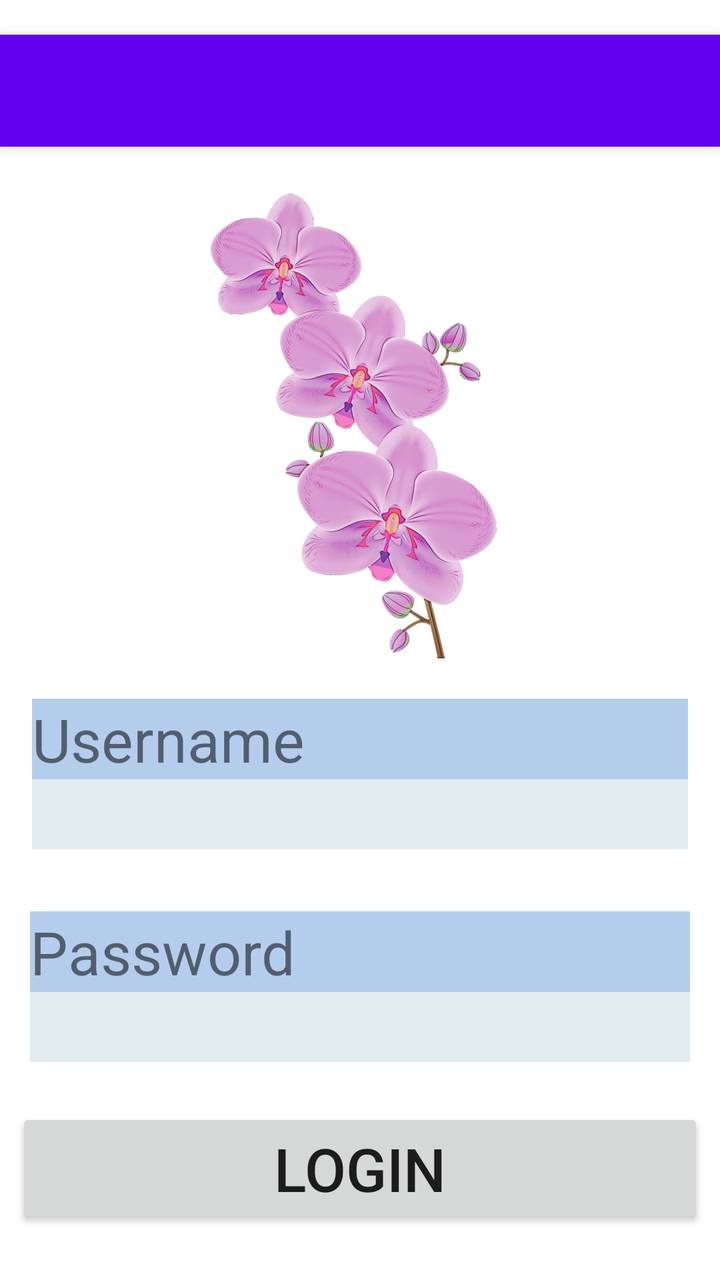
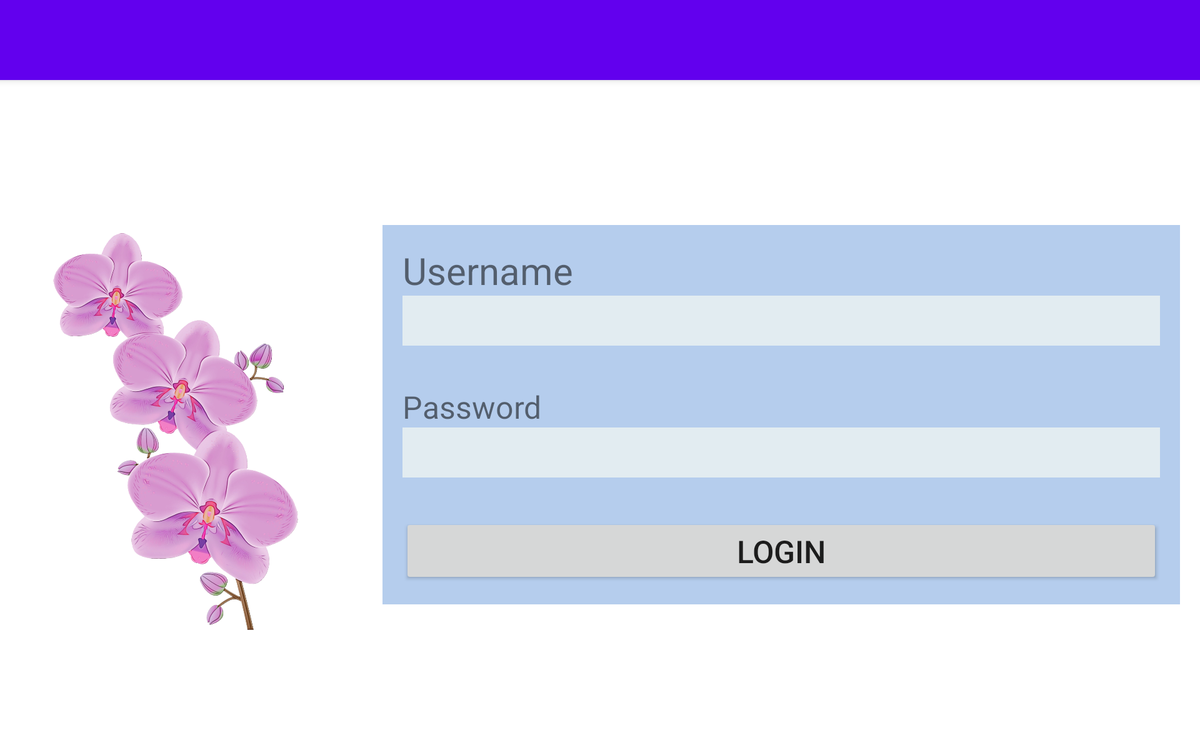

One screen, two layout resources from the same app: the default and the author's alternative for another configuration. Each is rendered where Android would select it; the XML of both is given below.
<!-- AndroidManifest.xml: application theme Theme.PLANTASEXOTICAS -->
<!-- res/layout/activity_main.xml -->
<?xml version="1.0" encoding="utf-8"?>
<LinearLayout xmlns:android="http://schemas.android.com/apk/res/android"
    xmlns:app="http://schemas.android.com/apk/res-auto"
    xmlns:tools="http://schemas.android.com/tools"
    android:layout_width="match_parent"
    android:layout_height="match_parent"
    tools:context=".MainActivity"
    android:orientation="vertical"
    android:gravity="center"
    >

    <androidx.appcompat.widget.Toolbar
        android:id="@+id/my_toolbar"
        android:layout_width="match_parent"
        android:layout_height="?attr/actionBarSize"
        android:background="@color/purple_500"
        android:elevation="4dp"
        android:theme="@style/ThemeOverlay.AppCompat.ActionBar"
        app:popupTheme="@style/ThemeOverlay.AppCompat.Light"/>

    <ImageView
        android:layout_width="250dp"
        android:layout_height="260dp"
        android:src="@drawable/imagen"
        />
    <LinearLayout
        android:layout_width="match_parent"
        android:layout_height="wrap_content"
        android:layout_margin="16dp"
        android:background="#B5CDED"
        android:gravity="left"
        android:orientation="vertical">

        <TextView
            android:layout_width="160dp"
            android:layout_height="wrap_content"
            android:text="@string/text_username"
            android:textSize="30dp" />
        <EditText
            android:id="@+id/nameUserEdit"
            android:layout_width="match_parent"
            android:layout_height="35dp"
            android:background="#E2ECF1"
            android:textSize="30dp"/>


    </LinearLayout>
    <LinearLayout
        android:layout_width="match_parent"
        android:layout_height="wrap_content"
        android:layout_margin="15dp"
        android:background="#B5CDED"
        android:gravity="left"
        android:orientation="vertical">
        <TextView
            android:layout_width="wrap_content"
            android:layout_height="wrap_content"
            android:text="@string/text_password"
            android:textSize="30dp"/>
        <EditText
            android:id="@+id/passUserEdit"
            android:layout_width="match_parent"
            android:layout_height="35dp"
            android:background="#E2ECF1"
            android:textSize="25dp"/>


    </LinearLayout>
    <Button
        android:id="@+id/botonUserlogin"
        android:layout_width="match_parent"
        android:layout_height="wrap_content"
        android:layout_margin="8dp"
        android:textSize="30dp"
        android:onClick="loginUser"
        android:text="@string/text_login"/>




</LinearLayout>
<!-- resources referenced by this layout -->
<resources>
  <!-- drawable imagen: png bitmap (drawable, 740499 bytes) -->
  <string name="text_login">Login</string>
  <string name="text_password">Password</string>
  <string name="text_username">Username</string>
  <style name="Theme.PLANTASEXOTICAS" parent="Theme.MaterialComponents.DayNight.NoActionBar">
          
          <item name="colorPrimary">@color/purple_500</item>
          <item name="colorPrimaryVariant">@color/purple_700</item>
          <item name="colorOnPrimary">@color/white</item>
          
          <item name="colorSecondary">@color/teal_200</item>
          <item name="colorSecondaryVariant">@color/teal_700</item>
          <item name="colorOnSecondary">@color/black</item>
          
          <item name="android:statusBarColor">?attr/colorPrimaryVariant</item>
          
      </style>
</resources>
<!-- res/layout-sw480dp-land/activity_main.xml (the author's variant of the layout above) -->
<!-- drawn on a 7-inch tablet turned sideways -->
<?xml version="1.0" encoding="utf-8"?>
<LinearLayout xmlns:android="http://schemas.android.com/apk/res/android"
    xmlns:app="http://schemas.android.com/apk/res-auto"
    xmlns:tools="http://schemas.android.com/tools"
    android:layout_width="match_parent"
    android:layout_height="match_parent"
    tools:context=".MainActivity"
    android:orientation="vertical"
    android:gravity="center"
    >
    <androidx.appcompat.widget.Toolbar
        android:id="@+id/my_toolbar"
        android:layout_width="match_parent"
        android:layout_height="?attr/actionBarSize"
        android:background="@color/purple_500"
        android:elevation="4dp"
        android:theme="@style/ThemeOverlay.AppCompat.ActionBar"
        app:popupTheme="@style/ThemeOverlay.AppCompat.Light"/>
    <LinearLayout
        android:layout_width="match_parent"
        android:layout_height="match_parent"
        android:orientation="horizontal"
        android:gravity="center">


    <ImageView
        android:layout_width="290dp"
        android:layout_height="355dp"
        android:src="@drawable/imagen"
        />
    <LinearLayout
        android:layout_width="match_parent"
        android:layout_height="wrap_content"
        android:layout_margin="16dp"
        android:background="#B5CDED"
        android:gravity="left"
        android:orientation="vertical">
    <LinearLayout
            android:layout_width="match_parent"
            android:layout_height="wrap_content"
            android:layout_margin="16dp"
            android:background="#B5CDED"
            android:gravity="left"
            android:orientation="vertical">

        <TextView
            android:layout_width="163dp"
            android:layout_height="wrap_content"
            android:text="@string/text_username"
            android:textSize="30dp" />
        <EditText
            android:layout_width="match_parent"
            android:layout_height="40dp"
            android:background="#E2ECF1"
            android:textSize="30dp"/>


    </LinearLayout>
    <LinearLayout
        android:layout_width="match_parent"
        android:layout_height="wrap_content"
        android:layout_margin="16dp"
        android:background="#B5CDED"
        android:gravity="left"
        android:orientation="vertical">
        <TextView
            android:layout_width="wrap_content"
            android:layout_height="wrap_content"
            android:text="@string/text_password"
            android:textSize="25dp"/>
        <EditText
            android:layout_width="match_parent"
            android:layout_height="40dp"
            android:background="#E2ECF1"
            android:textSize="25dp"/>

    </LinearLayout>
    <Button
        android:layout_width="match_parent"
        android:layout_height="wrap_content"
        android:layout_margin="16dp"
        android:textSize="25dp"
        android:text="@string/text_login"/>

    </LinearLayout>
    </LinearLayout>

</LinearLayout>
